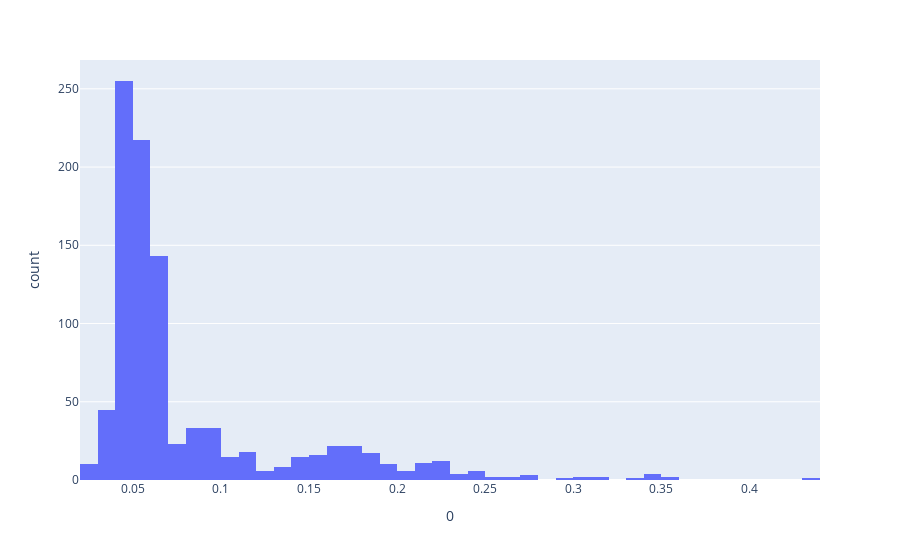

Notebook code for this chart:
### Code cell
px.histogram(pd.DataFrame(y_pred_val), x=0)

### Figure 1 — Plotly figure (JSON) as saved in the notebook; plotly's stock layout.template omitted (floating-point values rounded to 4 significant figures; data arrays with more than 128 entries replaced by an {"elided": "..."} marker saying what was removed)
{"data": [{"alignmentgroup": "True", "bingroup": "x", "hovertemplate": "0=%{x}<br>count=%{y}<extra></extra>", "legendgroup": "", "marker": {"color": "#636efa"}, "name": "", "offsetgroup": "", "orientation": "v", "showlegend": false, "type": "histogram", "x": {"elided": "967 float values"}, "xaxis": "x", "yaxis": "y"}], "layout": {"barmode": "relative", "legend": {"tracegroupgap": 0}, "margin": {"t": 60}, "xaxis": {"anchor": "y", "domain": [0, 1], "title": {"text": "0"}}, "yaxis": {"anchor": "x", "domain": [0, 1], "title": {"text": "count"}}}}
